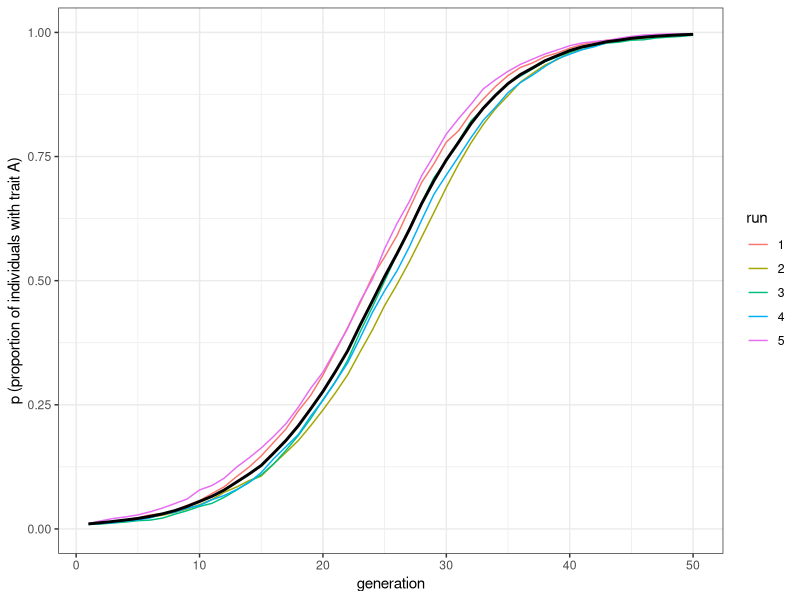
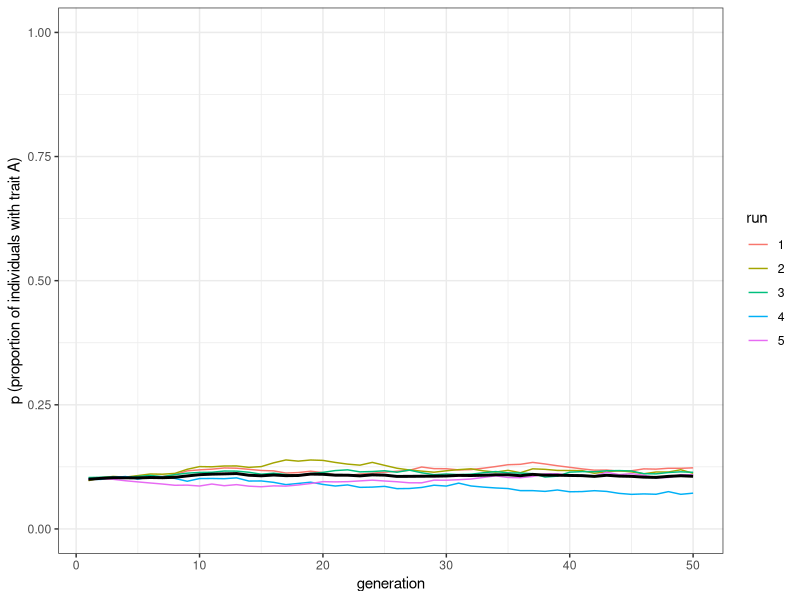
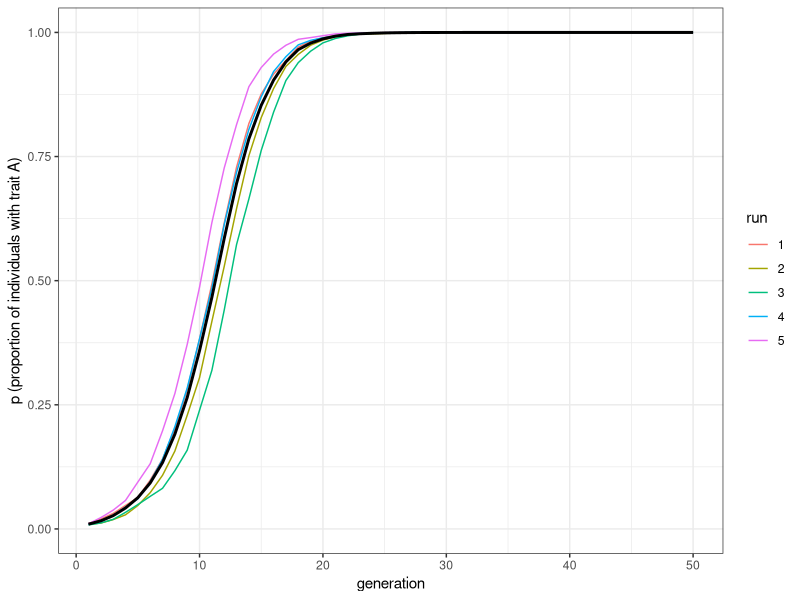

The R source for these figures, in order: (Note: a time limit stopped this script after it produced the figures.)
## ---- chunk 1
library(tidyverse)
set.seed(111)

vertical_transmission <- function(N, p_0, b, t_max, r_max) {
  output <- tibble(generation = rep(1:t_max, r_max), p = rep(NA, t_max * r_max), run = as.factor(rep(1:r_max, each = t_max)))
  
  for (r in 1:r_max) {
    population <- tibble(trait = sample(c("A", "B"), N, replace = TRUE, prob = c(p_0, 1 - p_0)))
    # create first generation
    
    output[output$generation == 1 & output$run == r, ]$p <- sum(population$trait == "A") / N # add first generation's p for run r
    
    for (t in 2:t_max) {
      previous_population <- population # copy individuals to previous_population tibble
      
      mother <- tibble(trait = sample(previous_population$trait, N, replace = TRUE))  # randomly pick mothers
      father <- tibble(trait = sample(previous_population$trait, N, replace = TRUE))  # randomly pick fathers
      
      population <- tibble(trait = rep(NA, N))  # next generation
      
      both_A <- mother$trait == "A" & father$trait == "A"
      if (sum(both_A) > 0) {
        population[both_A, ]$trait <- "A"  # parents both A, adopt A
      }
      
      both_B <- mother$trait == "B" & father$trait == "B"
      if (sum(both_B) > 0) {
        population[both_B, ]$trait <- "B"  # parents both B, adopt B
      }
      
      if (anyNA(population)) {  # if any empty NA slots (i.e. one A and one B parent) are present...
        population[is.na(population),]$trait <- sample(c("A", "B"), sum(is.na(population)), prob = c(b, 1 - b), replace = TRUE)
        # ...make them A with probability b
      }
      
      output[output$generation == t & output$run == r, ]$p <- sum(population$trait == "A") / N # get p and put it into output slot for this generation t and run r
    }
  }
  output # export data from function
}

## ---- chunk 2
plot_multiple_runs <- function(data_model) {
  ggplot(data = data_model, aes(y = p, x = generation)) +
    geom_line(aes(colour = run)) +
    stat_summary(fun.y = mean, geom = "line", size = 1) +
    ylim(c(0, 1)) +
    theme_bw() +
    labs(y = "p (proportion of individuals with trait A)")
}
## ---- chunk 3
data_model <- vertical_transmission(N = 10000, p_0 = 0.01, b = 0.6, t_max = 50, r_max = 5)
plot_multiple_runs(data_model)
## ---- chunk 4
data_model <- vertical_transmission(N = 10000, p_0 = 0.1, b = 0.5, t_max = 50, r_max = 5)
plot_multiple_runs(data_model)
## ---- chunk 5
vertical_horizontal_transmission <- function(N, p_0, b, n, g, t_max, r_max) {
  output <- tibble(generation = rep(1:t_max, r_max), p = rep(NA, t_max * r_max), run = as.factor(rep(1:r_max, each = t_max)))
  
  for (r in 1:r_max) {
    population <- tibble(trait = sample(c("A", "B"), N, replace = TRUE, prob = c(p_0, 1 - p_0)))
    # create first generation
    
    output[output$generation == 1 & output$run == r, ]$p <- sum(population$trait == "A") / N # add first generation's p for run r
    
    # vertical transmission
    for (t in 2:t_max) {
      previous_population <- population # copy individuals to previous_population tibble
      
      mother <- tibble(trait = sample(previous_population$trait, N, replace = TRUE))  # randomly pick mothers
      father <- tibble(trait = sample(previous_population$trait, N, replace = TRUE))  # randomly pick fathers
      
      population <- tibble(trait = rep(NA, N))  # next generation
      
      both_A <- mother$trait == "A" & father$trait == "A"
      if ( sum(both_A) > 0 ) {
        population[both_A, ]$trait <- "A"  # parents both A, adopt A
      }
      
      both_B <- mother$trait == "B" & father$trait == "B"
      if ( sum(both_B) > 0) {
        population[both_B, ]$trait <- "B"  # parents both B, adopt B
      }
      
      if (anyNA(population)) {  # if any empty NA slots (i.e. one A and one B parent) are present...
        population[is.na(population),]$trait <- sample(c("A", "B"), sum(is.na(population)), prob = c(b, 1 - b), replace = TRUE)
        # ...make them A with probability b
      }
      
      # horizontal transmission
      previous_population <- population # previous_population are children before horizontal transmission, population are children after horizontal transmission
      
      N_B <- length(previous_population$trait[previous_population$trait == "B"])  # N_B = number of Bs
      
      if (N_B > 0 & n > 0) {  # if there are B individuals to switch, and n is not zero
        
        for (i in 1:N_B) {  # for each B individual...
          
          demonstrator <- sample(previous_population$trait, n, replace = TRUE) # pick n demonstrators
          copy <- sample(c(TRUE, FALSE), n, prob = c(g, 1-g), replace = TRUE)  # get probability g
          
          if ( sum(demonstrator == "A" & copy == TRUE) > 0 ) {  # if any demonstrators with A are to be copied...
            population[previous_population$trait == "B",]$trait[i] <- "A"  # ...the B individual switches to A
          }
        
        }
      }
      
      output[output$generation == t & output$run == r, ]$p <- sum(population$trait == "A") / N # get p and put it into output slot for this generation t and run r
    }
  }
  output # export data from function
}

## ---- chunk 6
data_model <- vertical_horizontal_transmission(N = 5000, p_0 = 0.01, b = 0.5, n = 5, g = 0.1, t_max = 50, r_max = 5)
plot_multiple_runs(data_model)
## ---- chunk 7
data_model_v <- vertical_horizontal_transmission(N = 5000, p_0 = 0.01, b = 0.6, n = 0, g = 0, t_max = 50, r_max = 5)
data_model_hn2 <- vertical_horizontal_transmission(N = 5000, p_0 = 0.01, b = 0.5, n = 2, g = 0.1, t_max = 50, r_max = 5)
data_model_hn5 <- vertical_horizontal_transmission(N = 5000, p_0 = 0.01, b = 0.5, n = 5, g = 0.1, t_max = 50, r_max = 5)
plot_multiple_runs(data_model_v)
plot_multiple_runs(data_model_hn2)
plot_multiple_runs(data_model_hn5)
